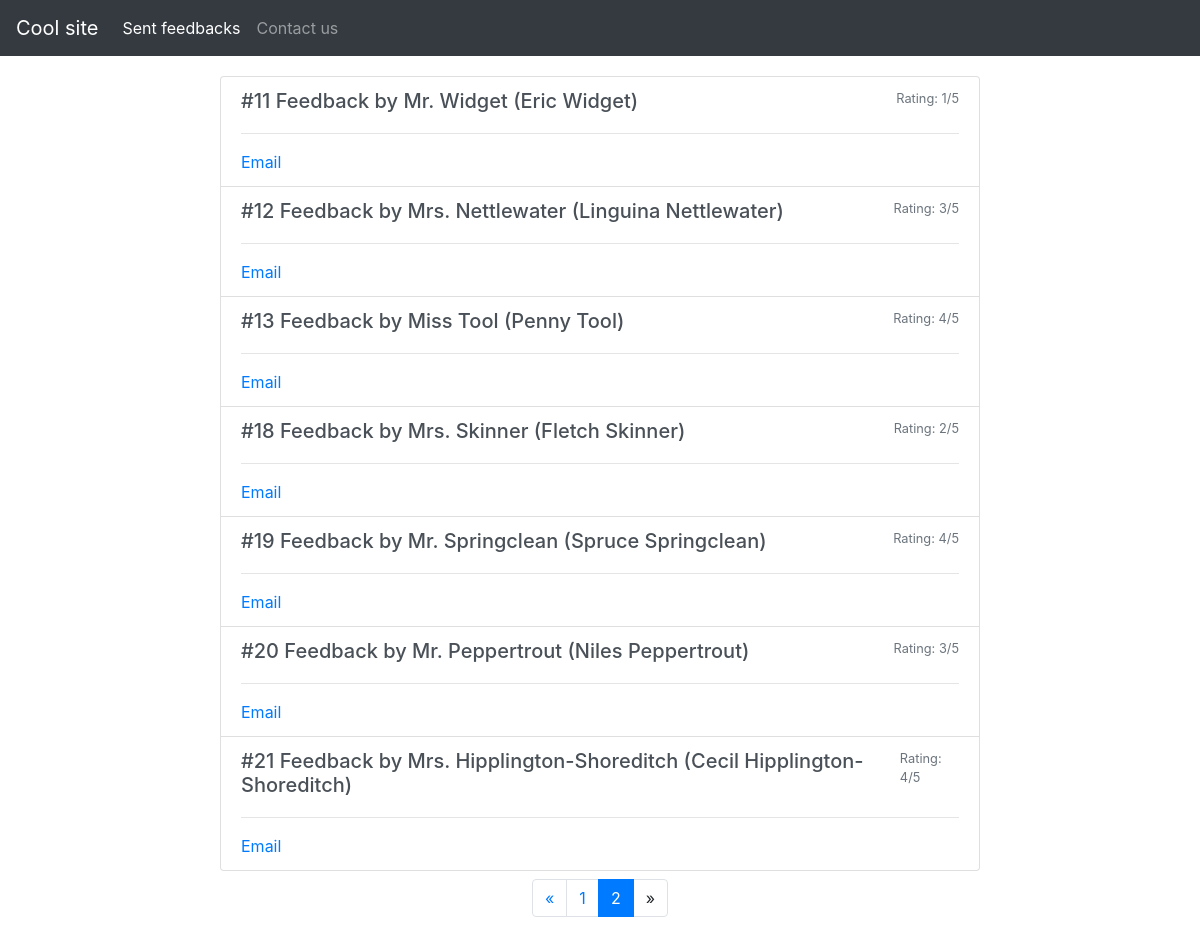
The page /sent_feedbacks.php?page=2&size=10 on the database its author committed.
### tables this page shows
CREATE TABLE IF NOT EXISTS `feedbacks` (
  `id` int UNSIGNED NOT NULL,
  `name` varchar(30) NOT NULL,
  `last_name` varchar(30) NOT NULL,
  `prefix` varchar(10) NOT NULL,
  `email` varchar(50) NOT NULL,
  `rating` tinyint NOT NULL,
  `message` varchar(200) DEFAULT '',
  `application` varchar(50) DEFAULT NULL
);

### sent_feedbacks.php (called while the page is built, shortened)
<?php
include("layout/layout.php");
?>

### utils/read_param.php (called while the page is built, shortened)
<?php
function read_param($array, $key, $required=true, $default=null) {
    $exists = array_key_exists($key, $array) && $array[$key];
    return $exists ? $array[$key] : $default;
}

### db/init.php (called while the page is built, shortened)
<?php
include("./config.php");
$db_conn = mysqli_connect(
    $db_config["hostname"],
    $db_config["username"],
    $db_config["password"],
    $db_config["db_name"],
    $db_config["port"]
);
if (!$db_conn) {
    die("Connection failed: " . mysqli_connect_error());
} else {
    function sql_query(string $query, int $result_mode = MYSQLI_STORE_RESULT) {
        return mysqli_query($GLOBALS["db_conn"], $query, $result_mode);
    }
}

### api/sent_feedbacks.php (called while the page is built, shortened)
<?php
include("./utils/read_param.php");
function sent_feedbacks(): Result {
    include_once("./db/init.php");
    try {
        if ($_SERVER["REQUEST_METHOD"] == "GET") {
            $page = read_param($_GET, "page", false, 1);
            $size = read_param($_GET, "size", false, 10);
            $total = mysqli_num_rows(sql_query("SELECT * FROM feedbacks"));
            if ($total > 0) {
                $size = min($size, $total);
                $pages = ceil($total / $size);
                $page = max(1, min($page, $pages));
                $page_first_result = ($page - 1) * $size;
                $query = "SELECT * FROM feedbacks LIMIT " . $page_first_result . ", " . $size;
                $result = sql_query($query);
                $feedbacks = [];
                while ($feedback = mysqli_fetch_assoc($result)) {
                    array_push($feedbacks, Feedback::fromArray($feedback));
                }
                return new Result(
                    true,
                    [
                        "feedbacks" => $feedbacks,
                        "pagination" => [
                            "page" => $page,
                            "pages" => $pages,
                            "size" => $size,
                        ]
                    ],
                );
            } else {
                return new Result(
                    true,
                    [],
                );
            }
        } else {
            return new Result(
                false, null,
                new Exception("Only GET method is supported"),
            );
        }
    } catch (Exception $e) {
        return new Result(
            false, null,
            $e,
        );
    }
}

### models/Feedback.class.php (called while the page is built, shortened)
<?php
class Feedback {
    public function __construct(
        int $id,
        string $name,
        string $last_name,
        string $prefix,
        string $email,
        int $rating,
        ?string $message,
        ?string $application
    ) {
        $this->id = $id;
        $this->name = $name;
        $this->last_name = $last_name;
        $this->prefix = $prefix;
        $this->email = $email;
        $this->rating = $rating;
    }
    public static function fromArray($source): Feedback {
        return new Feedback(
            intval($source["id"]),
            $source["name"],
            $source["last_name"],
            $source["prefix"],
            $source["email"],
            intval($source["rating"]),
            isset($source["message"]) ? $source["message"] : "",
            isset($source["application"]) ? $source["application"] : "",
        );
    }
}

### models/Result.class.php (called while the page is built, shortened)
<?php
class Result {
    public function __construct(bool $ok, mixed $value=null, ?Exception $error=null) {
        $this->ok = $ok;
        $this->value = $value;
    }
}

### views/_sent_feedbacks.php (the view, shortened to what this page needs)
<?php
include("./components/navbar.php");
include("./api/sent_feedbacks.php");
$result = sent_feedbacks();
?>
<main>
<?php if ($result->ok) :
    if ($result->value) :?>
        <ul class="list-group">
            <?php foreach ($result->value["feedbacks"] as $feedback): ?>
            <li class="list-group-item list-group-item-action flex-column align-items-start">
            <div class="d-flex w-100 justify-content-between">
                <h5 class="mb-1">
                    #<?php echo $feedback->id . " Feedback by " . $feedback->prefix . " " .
                    $feedback->last_name . " (" . $feedback->name . " " . $feedback->last_name . ")"; ?>
                </h5>
                <small class="text-muted"><?php echo "Rating: " . $feedback->rating . "/5"; ?></small>
            </div>
            <hr />
            <div class="d-flex w-100 justify-content-flex-start">
                <a href="mailto:<?php echo $feedback->email; ?>" class="card-link">Email</a>
            </div>
            </li>
            <?php endforeach; ?>
        </ul>
        <?php if ($result->value["pagination"] && $result->value["pagination"]["pages"] > 1):
            $p = $result->value["pagination"];
            $s = $p["size"];
            $c = $p["page"];
            $is_first = $c <= 1;
            $is_last = $c >= $p["pages"];
            function params($page, $size) {
                return "?page=" . $page . "&size=" . $size;
            }
        ?>
        <nav aria-label="Pagination" class="mt-2">
            <ul class="pagination justify-content-center">
                <li class="page-item">
                    <a class="page-link<?php if ($is_first) echo " disabled"; ?>" aria-label="Previous"
                        <?php if (!$is_first) echo "href=\"" . params($c-1, $s) . "\""; ?>>
                        <span aria-hidden="true">&laquo;</span>
                    </a>
                </li>
                <?php
                    if ($p["pages"] <= 3) {
                        $arr = range(1, $p["pages"]);
                    } elseif ($is_first) {
                        $arr = [$c, $c+1, $c+2];
                    } elseif ($is_last) {
                        $arr = [$c-2, $c-1, $c];
                    } else {
                        $arr = [$c-1, $c, $c+1];
                    }
                    foreach ($arr as $i):
                ?>
                <li class="page-item<?php if ($i == $c) echo " active"; ?>">
                    <a class="page-link" href="<?php echo params($i, $s); ?>">
                        <?php echo $i; ?>
                    </a>
                </li>
                <?php endforeach; ?>
                <li class="page-item">
                    <a class="page-link<?php if ($is_last) echo " disabled"; ?>" aria-label="Next"
                        <?php if (!$is_last) echo "href=\"" . params($c+1, $s) . "\""; ?>>
                        <span aria-hidden="true">&raquo;</span>
                    </a>
                </li>
            </ul>
        </nav>
        <?php endif;
    else: ?>
    <h2>We have no any feedbacks yet...</h2>
    <?php endif; ?>
<?php else:
    error_alert($result->error, false);
endif; ?>
</main>

### static/css/style.css (style rules this page uses)
main { max-width: 50rem; margin: 0 auto; padding: 20px; }

### rows shown on the page
feedbacks: id "11", prefix "Mr.", last_name "Widget", name "Eric", rating "1"
feedbacks: id "12", prefix "Mrs.", last_name "Nettlewater", name "Linguina", rating "3"
feedbacks: id "13", prefix "Miss", last_name "Tool", name "Penny", rating "4"
feedbacks: id "18", prefix "Mrs.", last_name "Skinner", name "Fletch", rating "2"
feedbacks: id "19", prefix "Mr.", last_name "Springclean", name "Spruce", rating "4"
feedbacks: id "20", prefix "Mr.", last_name "Peppertrout", name "Niles", rating "3"
feedbacks: id "21", prefix "Mrs.", last_name "Hipplington-Shoreditch", name "Cecil", rating "4"

### other values the page prints
$title "Sent feedbacks"
$title "Contact us"
$i "1"
$i "2"
